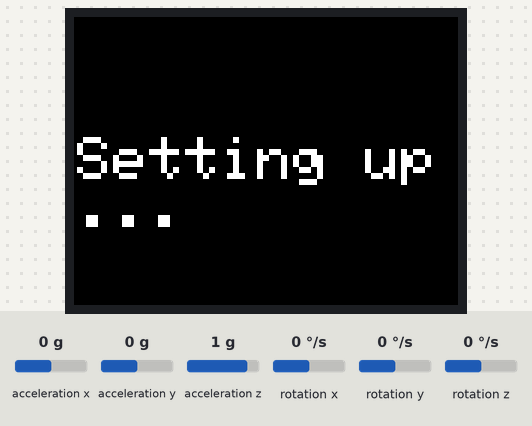
A sketch run on a simulated Arduino Uno, built with avr-gcc and run on an emulated ATmega328P. Shown: 128×96 colour display. The inputs (shaded band) are chosen by the test bench; at power-on: acceleration x 0 g, rotation z 0 °/s, acceleration y 0 g, acceleration z 1 g, rotation x 0 °/s, rotation y 0 °/s. What the sketch prints to the serial monitor is not drawn.

Above: at 0.1 s.
4.4 s: acceleration x set to 0.8 g
7.4 s: rotation z set to -192 °/s
10.4 s: acceleration y set to -1.4 g
13.4 s: acceleration x set to -1.4 g
16.4 s: acceleration y set to 0.8 g
19.4 s: acceleration x set to 1.4 g
Timing chart, 0 to 22.4 s (numbered marks = the images above; inputs shaded):
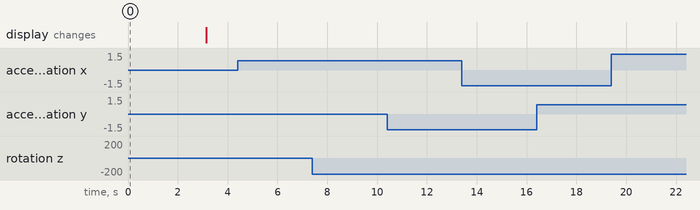

The sketch:

showAngleOnOled.ino
```cpp
#include <MPU6050_tockn.h>
#include <Wire.h>
#include <Adafruit_GFX.h>
#include <Adafruit_SSD1351.h>
#include <SPI.h>

#define SCREEN_WIDTH  128
#define SCREEN_HEIGHT 96

#define SCLK_PIN 7
#define MOSI_PIN 3
#define DC_PIN   4
#define CS_PIN   5
#define RST_PIN  6

#define BLACK           0x0000
#define BLUE            0x001F
#define RED             0xF800
#define GREEN           0x07E0
#define CYAN            0x07FF
#define MAGENTA         0xF81F
#define YELLOW          0xFFE0
#define WHITE           0xFFFF

Adafruit_SSD1351 screen = Adafruit_SSD1351(SCREEN_WIDTH, SCREEN_HEIGHT, CS_PIN, DC_PIN, MOSI_PIN, SCLK_PIN, RST_PIN);
MPU6050 mpu6050(Wire);

void setup() {
  Serial.begin(9600);
  screen.begin();
  screen.fillScreen(0);
  screen.setTextSize(2);
  Wire.begin();
  mpu6050.begin();
  screen.setCursor(1, 40);
  screen.println("Setting up...");
  mpu6050.calcGyroOffsets(true);
  delay(100);
  screen.fillScreen(0);
}

void loop() {
  mpu6050.update();
  screen.setCursor(1, 20);
  screen.println("x: " + String(mpu6050.getAngleX(), 3));
  Serial.print("x: " + String(mpu6050.getAngleX()));
  screen.setCursor(1, 40);
  screen.println("y: " + String(mpu6050.getAngleY(), 3));
  Serial.print("y: " + String(mpu6050.getAngleY()));
  screen.setCursor(1, 60);
  screen.println("z: " + String(mpu6050.getAngleZ(), 3));
  Serial.print("z: " + String(mpu6050.getAngleZ()));
  screen.fillScreen(0);
}
```

Measured:
- after the input at 4.4 s, every drawn part: stays the same
- after the input at 7.4 s, every drawn part: stays the same
- after the input at 10.4 s, every drawn part: stays the same
- after the input at 13.4 s, every drawn part: stays the same
- after the input at 16.4 s, every drawn part: stays the same
- after the input at 19.4 s, every drawn part: stays the same
